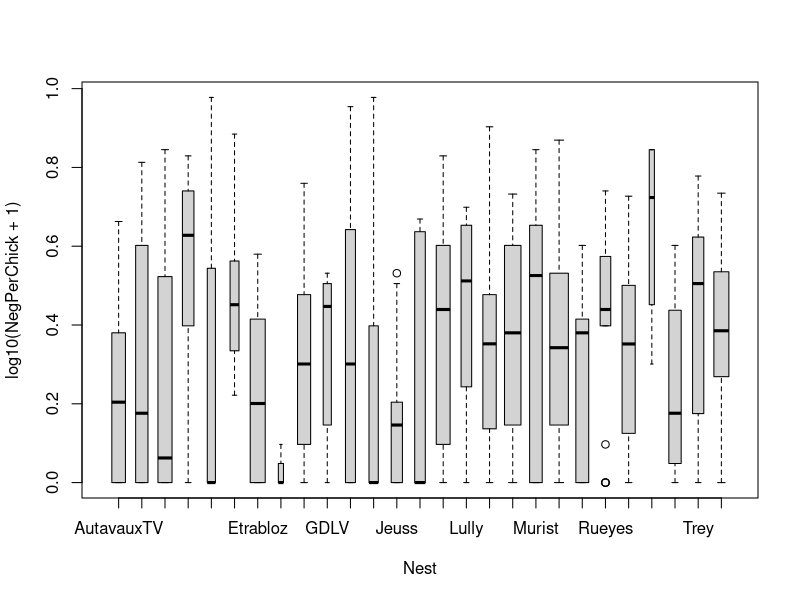
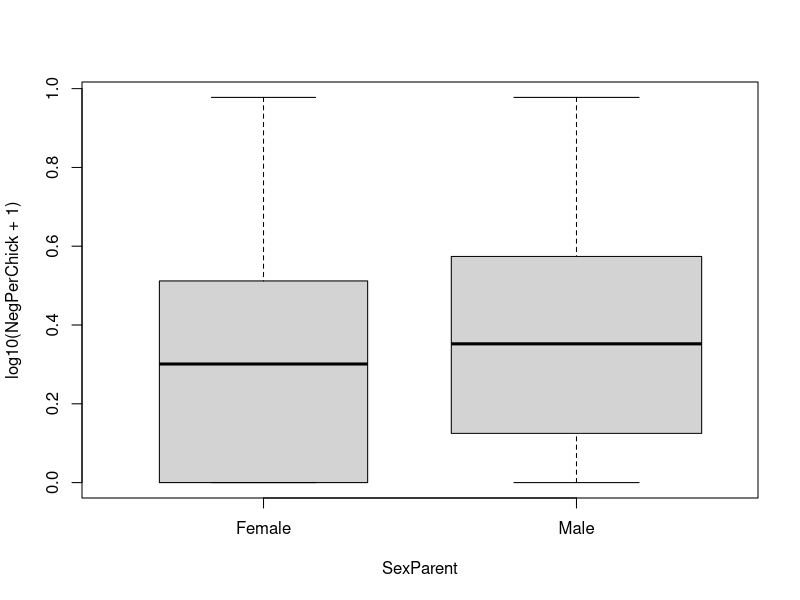
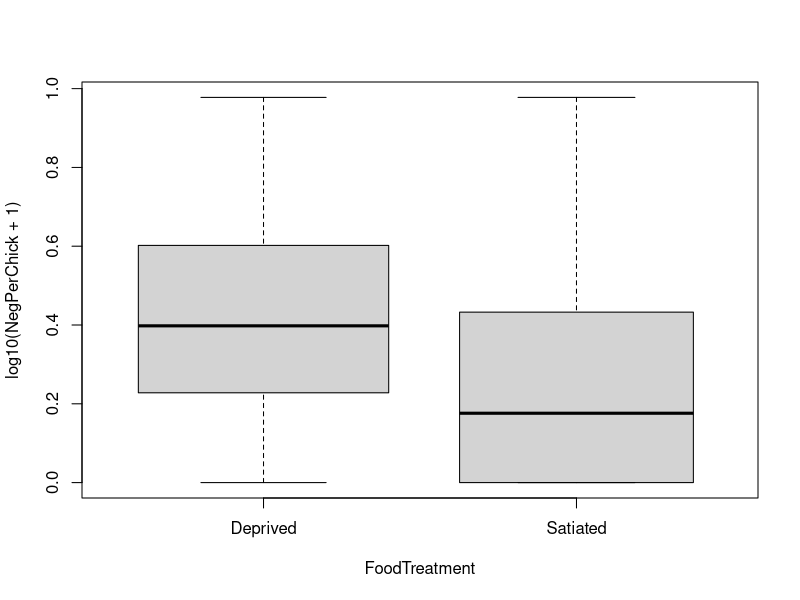
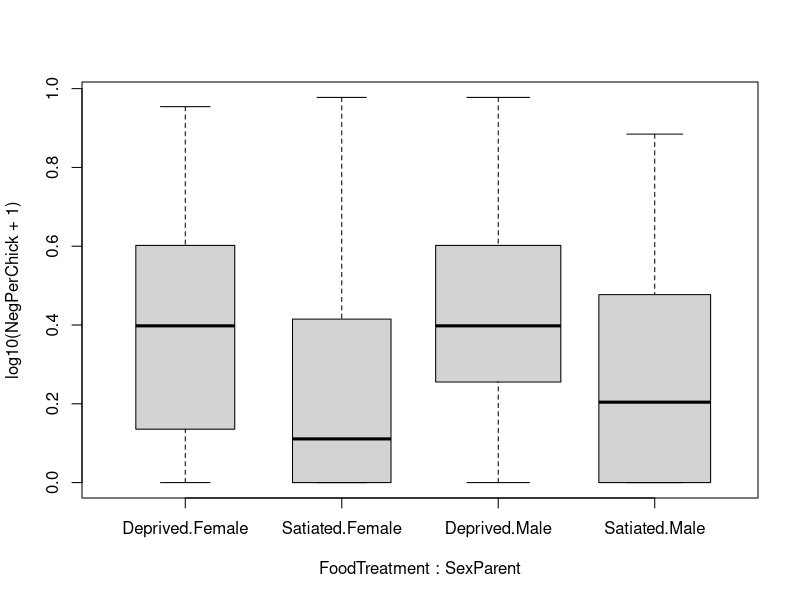
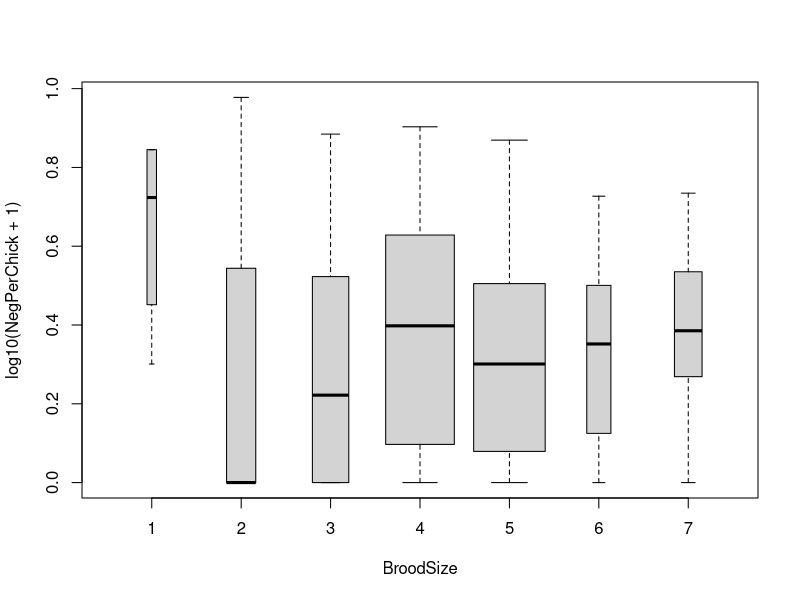
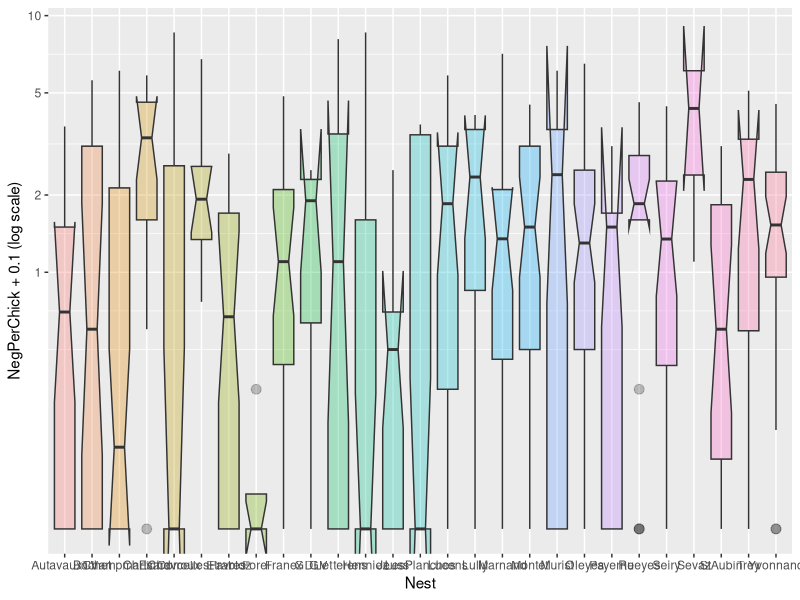

The R source for these figures, in order:
# setwd("//media//kswada//MyFiles//R//owls")
setwd("//media//kswada//MyFiles//R//Mixed_effects_and_multilevel_model//owls")

packages <- c("dplyr", "lattice")
purrr::walk(packages, library, character.only = TRUE, warn.conflicts = FALSE)



# ------------------------------------------------------------------------------
# data:  Owls
# ------------------------------------------------------------------------------

Owls <- read.table(file = "Owls.txt", header = TRUE)


str(Owls)

dim(Owls)

car::some(Owls)



# ------------------------------------------------------------------------------
# data exploration:  log Y by category
# ------------------------------------------------------------------------------

# We apply log10(Y+1) transformation, which was also used in Roulin and Bersier (2007)

boxplot(log10(NegPerChick + 1) ~ Nest, data = Owls, varwidth = TRUE)

boxplot(log10(NegPerChick + 1) ~ SexParent, data = Owls, varwidth = TRUE)

boxplot(log10(NegPerChick + 1) ~ FoodTreatment, data = Owls, varwidth = TRUE)

boxplot(log10(NegPerChick + 1) ~ FoodTreatment + SexParent, data = Owls, varwidth = TRUE)

boxplot(log10(NegPerChick + 1) ~ BroodSize, data = Owls, varwidth = TRUE)




# ------------------------------------------------------------------------------
# data exploration:  log Y (only positive values) by category
# ------------------------------------------------------------------------------

library(ggplot2)


ggplot(Owls, aes(x = Nest, y = NegPerChick + 0.1)) + geom_boxplot(outlier.size = 3, notch = TRUE, aes(fill = Nest), alpha = 0.3) +
#         geom_jitter(position = position_jitter(width= 0.1), alpha = 0.25) +
#         facet_grid(. ~ SexParent) + 
         scale_y_log10(breaks = c(0, 1, 2, 5, 10, 20, 50, 100, 200)) +
         theme(legend.position = "none") + labs(y = "NegPerChick + 0.1 (log scale)")
